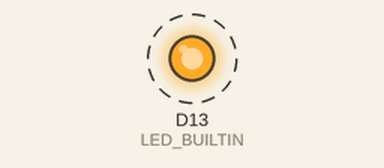
This sketch was run on a simulated Arduino Zero (SAMD21). Parts: output pins drawn as LEDs (lit = HIGH). Dashed ring = blinking. What the sketch prints to the serial monitor is not drawn.

Above: at 0.3 s.
Timing chart, 0 to 3.1 s (numbered marks = the images above):
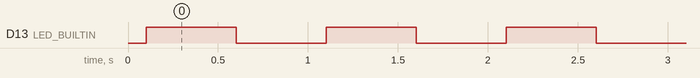

The sketch:

arduino-debug.ino
```cpp
#define DEBUG  // Comment to turn off debug statements
#include "DebugUtils.h"

void setup() {
  pinMode(LED_BUILTIN, OUTPUT);

  #ifdef DEBUG
  SerialUSB.begin(9600);
  while (!SerialUSB) { }
  delay(100);
  #endif

  DEBUG_PRINT("Start blinking");
}

void loop() {
  DEBUG_PRINT("HIGH");
  digitalWrite(LED_BUILTIN, HIGH);
  delay(500);

  DEBUG_PRINT("LOW");
  digitalWrite(LED_BUILTIN, LOW);
  delay(500);
}
```

DebugUtils.h
```cpp
#ifdef DEBUG
  #define DEBUG_PRINT(x) SerialUSB.println(x)
#else
  #define DEBUG_PRINT(x)
#endif
```

Measured:
- by itself, D13 (LED_BUILTIN): alternates HIGH for 0.50 s and LOW for 0.50 s
